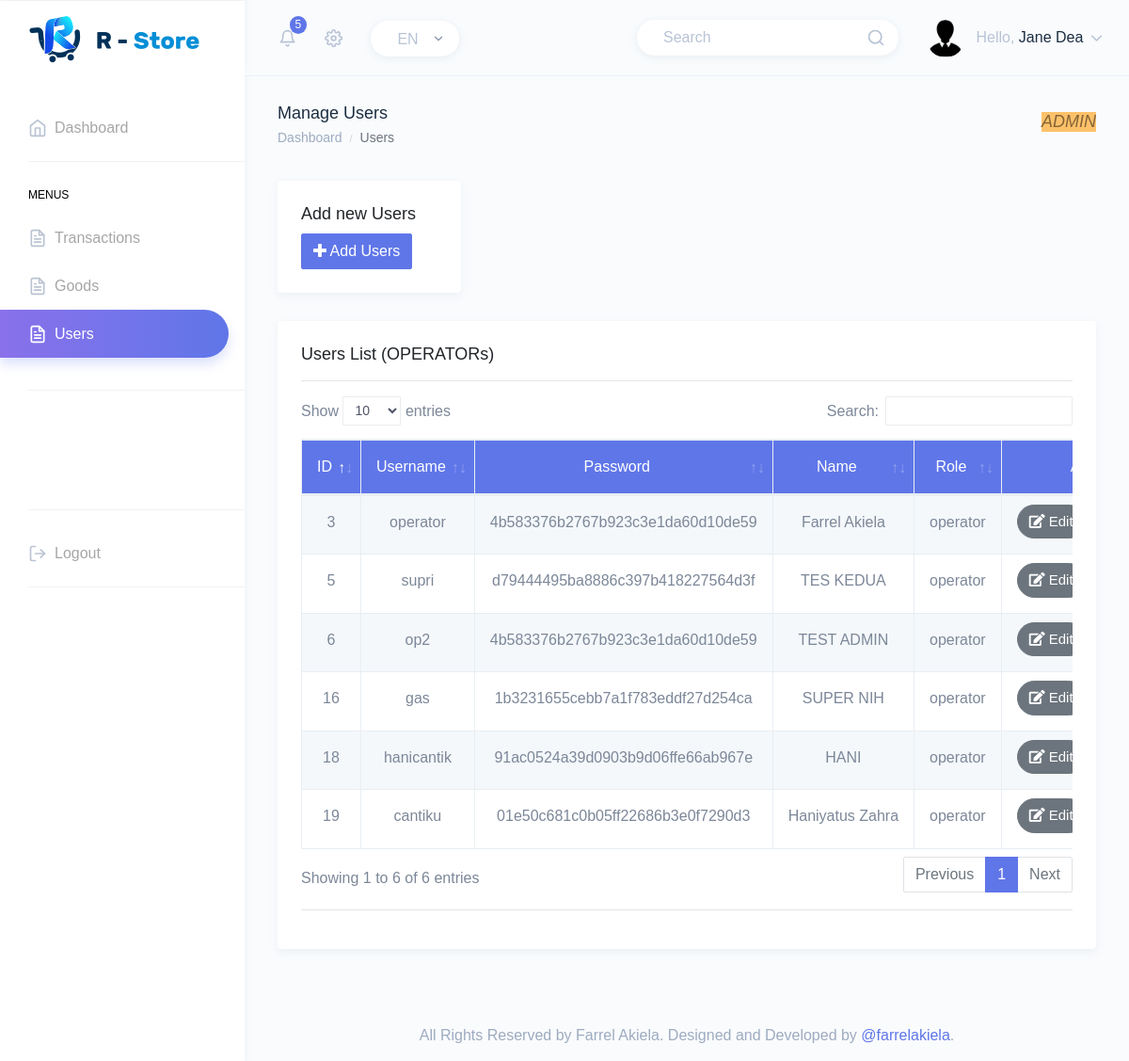
The app's page /admin/users.php (signed in) with its own data.
### tables this page shows
CREATE TABLE `user` (
  `id` int(11) NOT NULL,
  `username` char(11) NOT NULL,
  `password` varchar(60) NOT NULL,
  `name` varchar(60) NOT NULL,
  `role` varchar(15) NOT NULL COMMENT 'Super Admin | Admin | Operator'
);

### functions/users.php (called while the page is built, shortened)
<?php
function indexUser($sql)
{
    $data = array();
    $conn = shopConn();
    $result = mysqli_query($conn, $sql);
    $z = 0;
    while ($rows = mysqli_fetch_assoc($result)) {
        $data[$z]['id'] = $rows['id'];
        $data[$z]['username'] = $rows['username'];
        $data[$z]['password'] = $rows['password'];
        $data[$z]['name'] = $rows['name'];
        $data[$z]['role'] = $rows['role'];
        $z++;
    }
    return $data;
}

### admin/users.php (the view, shortened to what this page needs)
<?php
include '../functions/users.php';
$name = $_SESSION['name'];
$role = $_SESSION['role'];
?>
<!DOCTYPE html>
<html dir="ltr" lang="en">
<head>
    <link href="../assets/extra-libs/datatables.net-bs4/css/dataTables.bootstrap4.css" rel="stylesheet">
    <link href="../dist/css/style.min.css" rel="stylesheet">
</head>
<body>
    <div id="main-wrapper" data-theme="light" data-layout="vertical" data-navbarbg="skin6" data-sidebartype="full" data-sidebar-position="fixed" data-header-position="fixed" data-boxed-layout="full">
        <header class="topbar" data-navbarbg="skin6">
            <nav class="navbar top-navbar navbar-expand-md">
                <div class="navbar-header" data-logobg="skin6">
                    <div class="navbar-brand">
                        <a href="index.php">
                            <b class="logo-icon">
                                <img src="../assets/images/logo-icon.png" alt="homepage" class="dark-logo" />
                            </b>
                            <span class="logo-text">
                                <img src="../assets/images/logo-text.png" alt="homepage" class="dark-logo" />
                            </span>
                        </a>
                    </div>
                </div>
                <div class="navbar-collapse collapse" id="navbarSupportedContent">
                    <ul class="navbar-nav float-left mr-auto ml-3 pl-1">
                        <li class="nav-item dropdown">
                            <a class="nav-link dropdown-toggle pl-md-3 position-relative" href="javascript:void(0)" id="bell" role="button" data-toggle="dropdown" aria-haspopup="true" aria-expanded="false">
                                <span><i data-feather="bell" class="svg-icon"></i></span>
                                <span class="badge badge-primary notify-no rounded-circle">5</span>
                            </a>
                        </li>
                        <li class="nav-item dropdown">
                            <a class="nav-link dropdown-toggle" href="#" id="navbarDropdown" role="button" data-toggle="dropdown" aria-haspopup="true" aria-expanded="false">
                                <i data-feather="settings" class="svg-icon"></i>
                            </a>
                        </li>
                        <li class="nav-item d-none d-md-block">
                            <a class="nav-link" href="javascript:void(0)">
                                <div class="customize-input">
                                    <select class="custom-select form-control bg-white custom-radius custom-shadow border-0">
                                        <option selected>EN</option>
                                    </select>
                                </div>
                            </a>
                        </li>
                    </ul>
                    <ul class="navbar-nav float-right">
                        <li class="nav-item d-none d-md-block">
                            <a class="nav-link" href="javascript:void(0)">
                                <form>
                                    <div class="customize-input">
                                        <input class="form-control custom-shadow custom-radius border-0 bg-white" type="search" placeholder="Search" aria-label="Search">
                                        <i class="form-control-icon" data-feather="search"></i>
                                    </div>
                                </form>
                            </a>
                        </li>
                        <li class="nav-item dropdown">
                            <a class="nav-link dropdown-toggle" href="javascript:void(0)" data-toggle="dropdown" aria-haspopup="true" aria-expanded="false">
                                <img src="../assets/images/users/admin.png" alt="user" class="rounded-circle" width="40">
                                <span class="ml-2 d-none d-lg-inline-block"><span>Hello,</span> <span class="text-dark"><?php echo $name ?></span> <i data-feather="chevron-down" class="svg-icon"></i></span>
                            </a>
                        </li>
                    </ul>
                </div>
            </nav>
        </header>
        <aside class="left-sidebar" data-sidebarbg="skin6">
            <div class="scroll-sidebar" data-sidebarbg="skin6">
                <nav class="sidebar-nav">
                    <ul id="sidebarnav">
                        <li class="sidebar-item"> <a class="sidebar-link sidebar-link" href="index.php" aria-expanded="false"><i data-feather="home" class="feather-icon"></i><span class="hide-menu">Dashboard</span></a>
                        </li>
                        <li class="list-divider"></li>
                        <li class="nav-small-cap"><span class="hide-menu">Menus</span></li>
                        <li class="sidebar-item"> <a class="sidebar-link sidebar-link" href="sales.php" aria-expanded="false"><i data-feather="file-text" class="feather-icon"></i><span class="hide-menu">Transactions</span></a>
                        </li>
                        <li class="sidebar-item"> <a class="sidebar-link sidebar-link" href="goods.php" aria-expanded="false"><i data-feather="file-text" class="feather-icon"></i><span class="hide-menu">Goods</span></a>
                        </li>
                        <li class="sidebar-item active"> <a class="sidebar-link sidebar-link" href="users.php" aria-expanded="false"><i data-feather="file-text" class="feather-icon"></i><span class="hide-menu">Users</span></a>
                        </li>
                        <br>
                        <li class="list-divider"></li>
                        <br><br><br><br>
                        <li class="list-divider"></li>
                        <li class="sidebar-item"> <a class="sidebar-link sidebar-link" href="../processes/logout.php" aria-expanded="false" onclick="return confirm('Are you sure want to Logout?')"><i data-feather="log-out" class="feather-icon"></i><span class="hide-menu">Logout</span></a>
                        </li>
                        <li class="list-divider"></li>
                    </ul>
                </nav>
            </div>
        </aside>
        <div class="page-wrapper">
            <div class="page-breadcrumb">
                <div class="row">
                    <div class="col-7 align-self-center">
                        <h4 class="page-title text-truncate text-dark font-weight-medium mb-1">Manage Users</h4>
                        <div class="d-flex align-items-center">
                            <nav aria-label="breadcrumb">
                                <ol class="breadcrumb m-0 p-0">
                                    <li class="breadcrumb-item"><a href="index.php" class="text-muted">Dashboard</a>
                                    </li>
                                    <li class="breadcrumb-item active" aria-current="page"><strong>Users</strong>
                                    </li>
                                </ol>
                            </nav>
                        </div>
                    </div>
                    <div class="col-5 align-self-center">
                        <div class="customize-input float-right">
                            <h4 class="alert-warning bg-warning text-uppercase"><strong><em><?php echo $role ?></em></strong></h4>
                        </div>
                    </div>
                </div>
            </div>
            <div class="container-fluid">
                <div class="row">
                    <div class="col-3">
                        <div class="card">
                            <div class="card-body">
                                <h4 class="card-title">Add new Users</h4>
                                <div class="btn-list">
                                    <button type="button" class="btn btn-primary" data-toggle="modal" data-target="#primary-header-modal"><i class="fa fa-plus"></i> Add Users</button>
                                </div>
                            </div>
                        </div>
                    </div>
                </div>
                <div class="row">
                    <div class="col-12">
                        <div class="card">
                            <div class="card-body">
                                <h4 class="card-title">Users List (OPERATORs)</h4>
                                <hr>
                                <div class="table-responsive">
                                    <table id="zero_config" class="table table-striped table-bordered display no-wrap text-center" style="width:100%">
                                        <thead class="bg-info text-white">
                                            <tr>
                                                <th>ID</th>
                                                <th>Username</th>
                                                <th>Password</th>
                                                <th>Name</th>
                                                <th>Role</th>
                                                <th>Action</th>
                                            </tr>
                                        </thead>
                                        <tbody>
                                            <?php
                                            $sql = "SELECT * FROM user WHERE role = 'operator'";
                                            $data = indexUser($sql);
                                            foreach ($data as $users) {
                                                $id = $users['id'];
                                                $username = $users['username'];
                                                $password = $users['password'];
                                                $name = $users['name'];
                                                $role = $users['role'];
                                                echo "
 		                                    <tr>
                                                <td>$id</td>
                                                <td>$username</td>
                                                <td>$password</td>
                                                <td>$name</td>
                                                <td>$role</td>
                                                <td><a href='users-edit.php?id=$users[id]' class='btn btn-rounded btn-secondary text-white' type='submit' style='font-size: 15px; margin-top: -7px;'><i class='fa fa-edit'></i> Edit</a>
                                                 |
                                                <a href='../processes/users-delete.php?id=$users[id]' onclick=\"return confirm('Are you sure want to delete this Users?')\" class='btn btn-rounded btn-danger text-white' type='submit' style='font-size: 15px; margin-top: -7px;'><i class='fa fa-trash'></i> Delete</a></td>
                                            </tr>";
                                            } ?>
                                        </tbody>
                                    </table>
                                </div>
                                <hr>
                            </div>
                        </div>
                    </div>
                </div>
            </div>
            <footer class="footer text-center text-muted">
                All Rights Reserved by Farrel Akiela. Designed and Developed by <a href="https://instagram.com/farrelakiela" target="_blank">@farrelakiela</a>.
            </footer>
        </div>
    </div>
</body>
</html>

### records on screen
user: id "3", username "operator", password "4b583376b2767b923c3e1da60d10de59", name "Farrel Akiela", role "operator"
user: id "5", username "supri", password "d79444495ba8886c397b418227564d3f", name "TES KEDUA", role "operator"
user: id "6", username "op2", password "4b583376b2767b923c3e1da60d10de59", name "TEST ADMIN", role "operator"
user: id "16", username "gas", password "1b3231655cebb7a1f783eddf27d254ca", name "SUPER NIH", role "operator"
user: id "18", username "hanicantik", password "91ac0524a39d0903b9d06ffe66ab967e", name "HANI", role "operator"
user: id "19", username "cantiku", password "01e50c681c0b05ff22686b3e0f7290d3", name "Haniyatus Zahra", role "operator"

### other values on screen
$name "Jane Dea"
$role "ADMIN"
